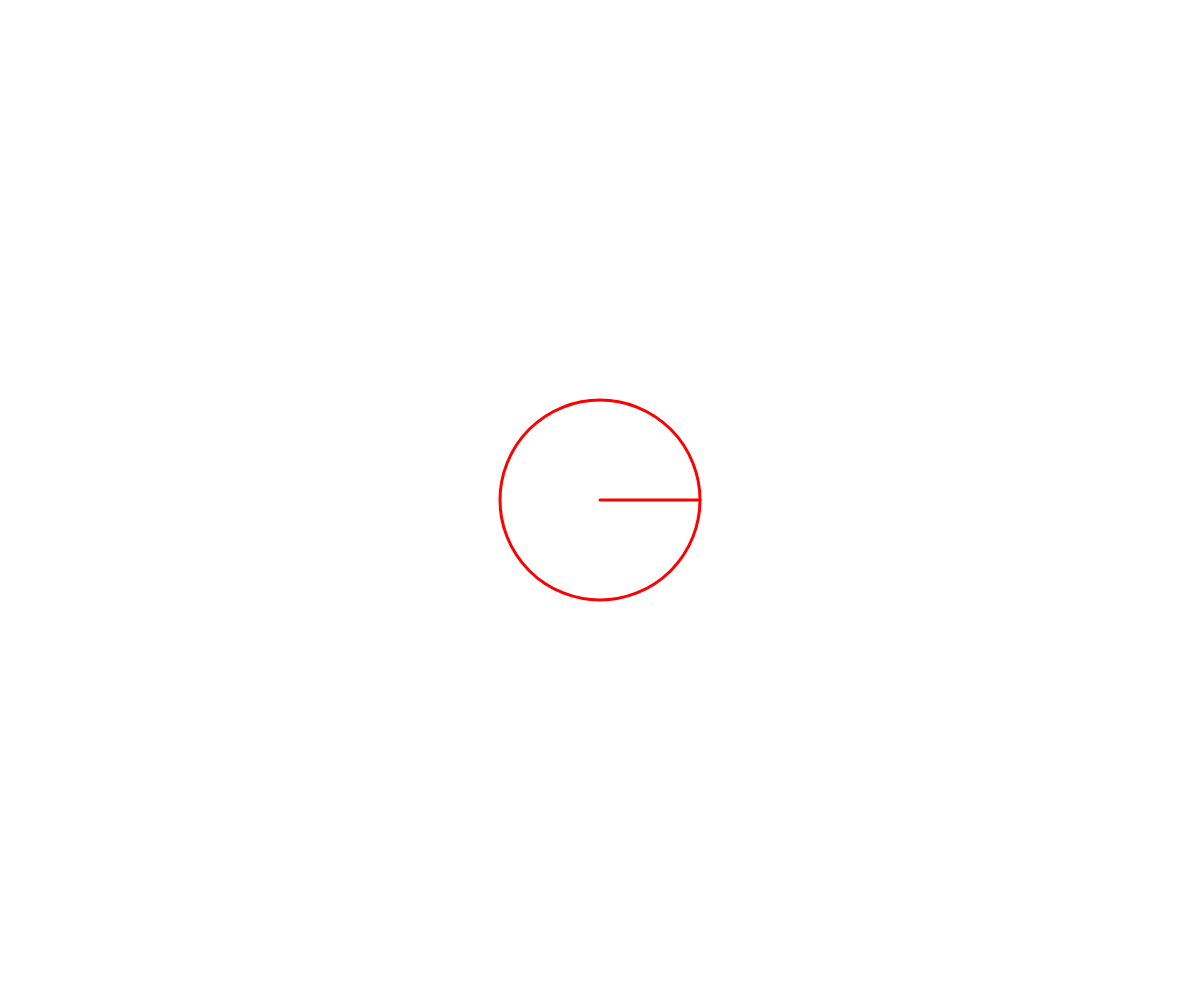
Frame 1 (no input)
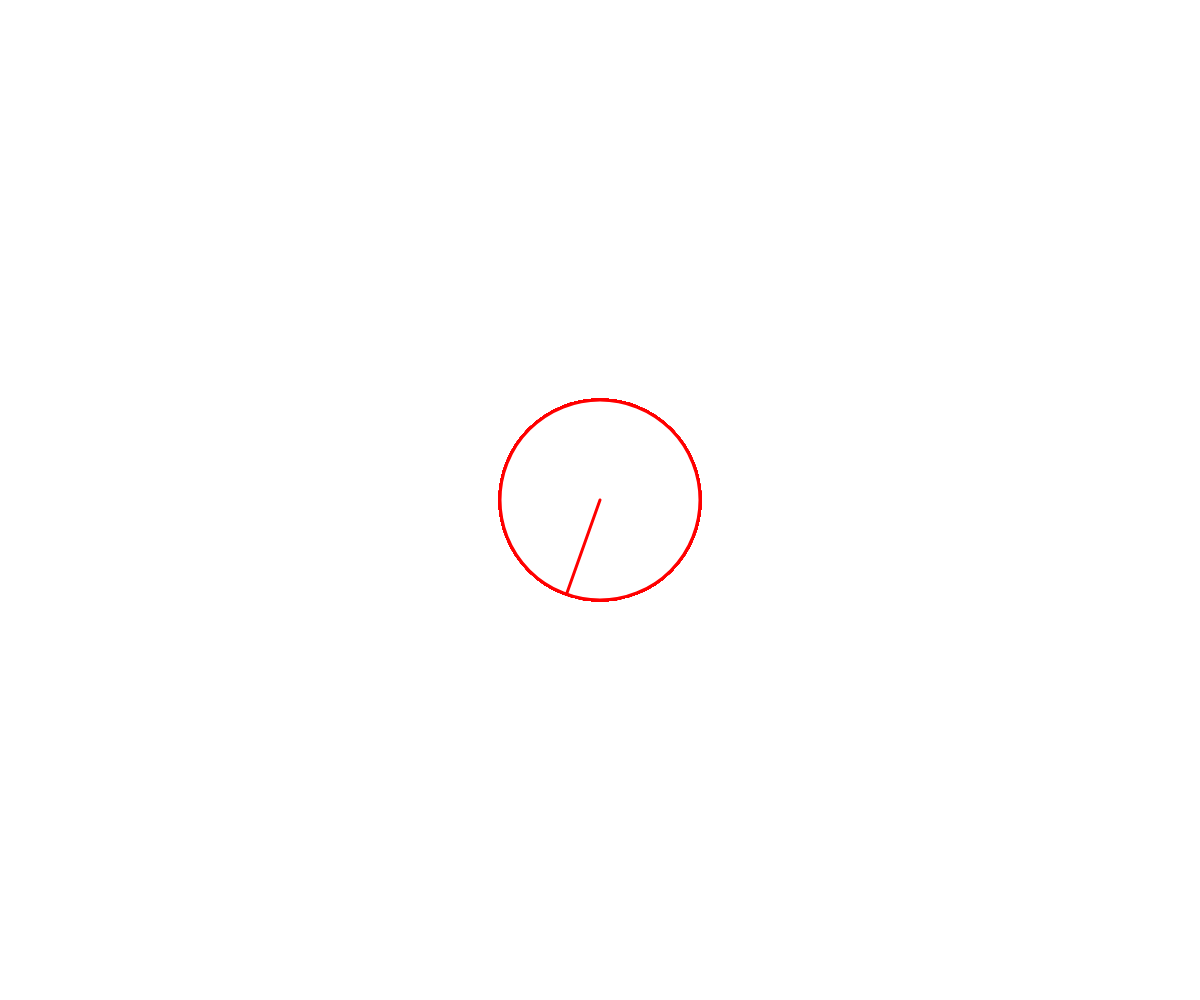
Frame 60 (no input)
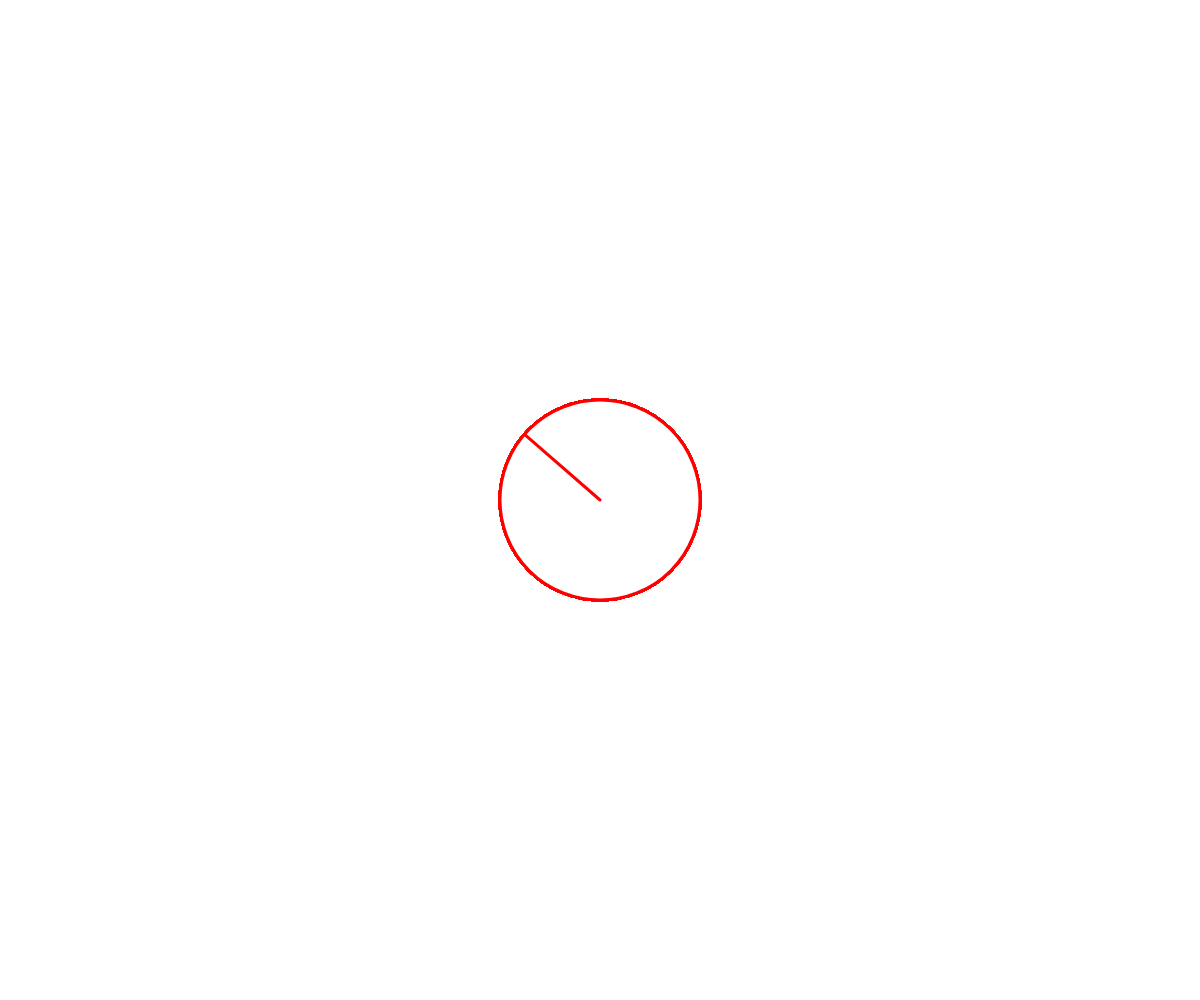
Frame 120 (the mouse pressed at the canvas centre since frame 60)

The p5.js sketch that drew these frames (run headless with seeded random() and noise() and a simulated clock; from frame 60 on, the mouse is pressed at the canvas centre):

// p5.js sketch
// ── sketch.js
let rotationSpeed;
let angle;

function setup() {
  background(0);
  // Create a canvas that fills the entire browser window
  createCanvas(windowWidth, windowHeight);

  angleMode(DEGREES);
  //rectMode(CENTER); 

  angle = 0;
  rotationSpeed = random(-1,3);

  stroke('red');
  strokeWeight(3);

  //line(0,width/2,width,height/2);

}

function draw() {
  // Set background to black
 
 
 


  push();

  translate(width/2,height/2);

  let circSize = 200;
  stroke('red');
  circle(0,0,circSize);
  rotate(angle);
  line(0,0,circSize/2,0);
  pop();

  

  angle += rotationSpeed;
}
